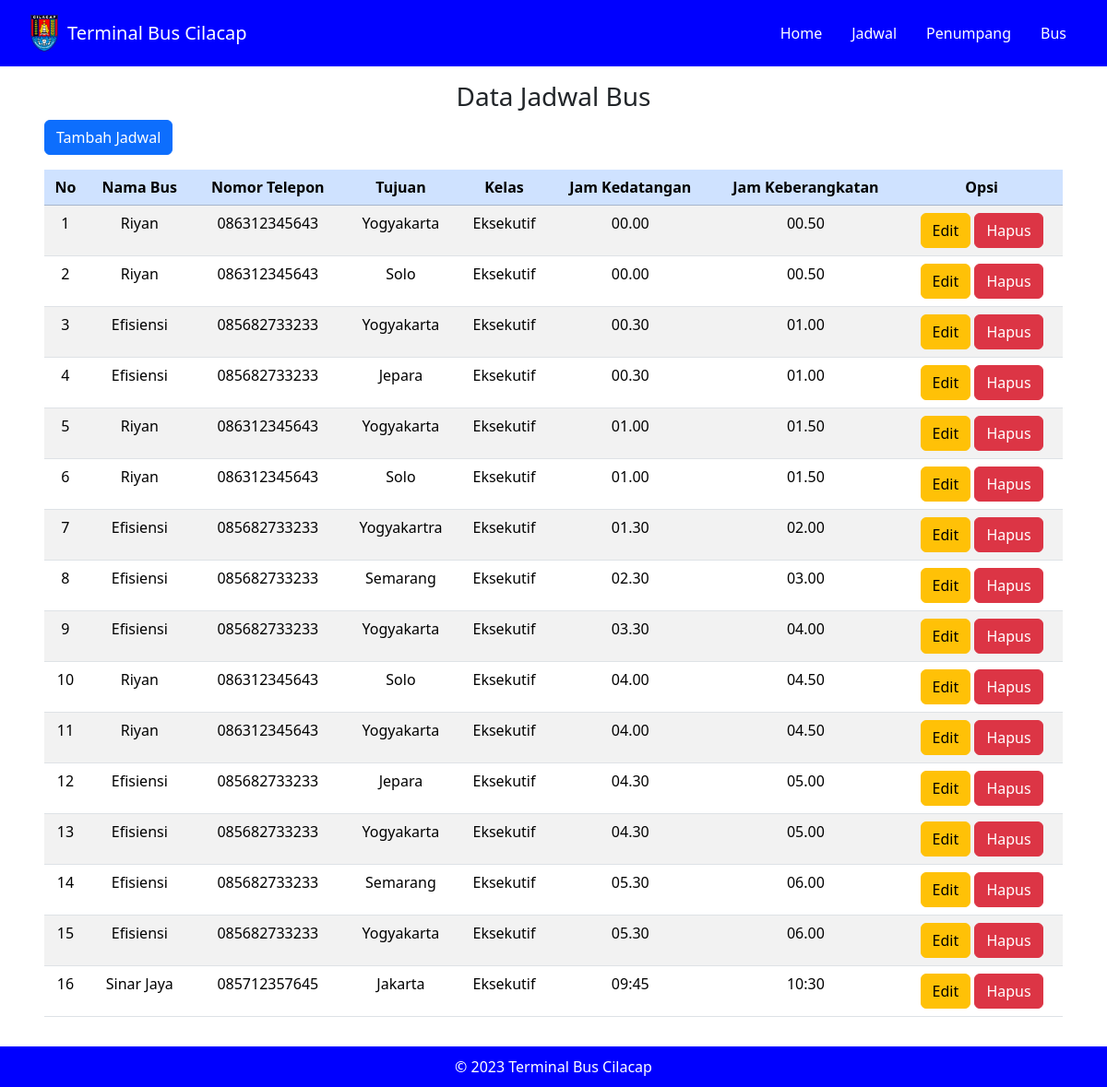
/views/jadwal/index.php, run on the app's committed database.
### tables this page shows
CREATE TABLE `jadwal` (
  `id_jadwal` int NOT NULL,
  `id_bus` int NOT NULL,
  `tujuan` varchar(255) NOT NULL,
  `kelas` varchar(255) NOT NULL,
  `jam_datang` varchar(255) NOT NULL,
  `jam_berangkat` varchar(255) NOT NULL
);

CREATE TABLE `bus` (
  `id_bus` int NOT NULL,
  `nama_bus` varchar(20) NOT NULL,
  `nomor_telpon` varchar(20) NOT NULL
);

### controllers/JadwalController.php (called while the page is built, shortened)
<?php
include_once '../../models/jadwal.php';
class JadwalController
{
    private $model;
    public function __construct($db)
    {
        $this->model = new Jadwal($db);
    }
    public function getAllJadwal()
    {
        return $this->model->getAllJadwal();
    }
}

### models/Jadwal.php (called while the page is built, shortened)
<?php
class Jadwal
{
    private $koneksi;
    public function __construct($db)
    {
        $this->koneksi = $db;
    }
    public function getAllJadwal()
    {
        $query = "SELECT * FROM jadwal";
        $result = mysqli_query($this->koneksi, $query);
        return $result;
    }
}

### controllers/BusController.php (called while the page is built, shortened)
<?php
include_once '../../models/bus.php';
class BusController
{
    private $model;
    public function __construct($db)
    {
        $this->model = new Bus($db);
    }
    public function getBusById($id_bus)
    {
        return $this->model->getBusById($id_bus);
    }
}

### models/Bus.php (called while the page is built, shortened)
<?php
class Bus
{
    private $koneksi;
    public function __construct($db)
    {
        $this->koneksi = $db;
    }
    public function getBusById($id_bus)
    {
        $query = "SELECT * FROM bus WHERE id_bus=$id_bus";
        $result = mysqli_query($this->koneksi, $query);
        return $result;
    }
}

### views/jadwal/index.php (the view, shortened to what this page needs)
<?php
include_once '../../config.php';
include_once '../../controllers/JadwalController.php';
include_once '../../controllers/BusController.php';
require '../../header.php';
$database = new database;
$db = $database->getKoneksi();
$jadwalController = new JadwalController($db);
$jadwal = $jadwalController->getAllJadwal();
$busController = new BusController($db);
?>
<div class="px-5 py-3">
    <h3 class="text-center">Data Jadwal Bus</h3>
    <a href="tambah" class="btn btn-primary mb-3">Tambah Jadwal</a>
    <table class="table table-striped text-center">
        <thead class="table-primary">
            <tr>
                <th>No</th>
                <th>Nama Bus</th>
                <th>Nomor Telepon</th>
                <th>Tujuan</th>
                <th>Kelas</th>
                <th>Jam Kedatangan</th>
                <th>Jam Keberangkatan</th>
                <th>Opsi</th>
            </tr>
        </thead>
        <?php
        $no = 1;
        foreach ($jadwal as $jadwalData) {
            $busData = $busController->getBusById($jadwalData['id_bus']);
            $namaBus = mysqli_fetch_assoc($busData);
        ?>
            <tr>
                <td><?php echo $no++ ?></td>
                <td><?php echo $namaBus['nama_bus']; ?></td>
                <td><?php echo $namaBus['nomor_telpon']; ?></td>
                <td><?php echo $jadwalData['tujuan'] ?></td>
                <td><?php echo $jadwalData['kelas'] ?></td>
                <td><?php echo $jadwalData['jam_datang'] ?></td>
                <td><?php echo $jadwalData['jam_berangkat'] ?></td>
                <td>
                    <a class="btn btn-warning" href="edit_jadwal?id_jadwal=<?php echo $jadwalData['id_jadwal']; ?>">Edit</a>
                    <a class="btn btn-danger" href="hapus_jadwal?id_jadwal=<?php echo $jadwalData['id_jadwal']; ?>" onclick="return confirm('Apakah anda yakin akan menghapus..?')">Hapus</a>
                </td>
            </tr>
        <?php
        }
        ?>
    </table>
</div>
<div style="background-color: blue; color: white; text-align: center; padding: 10px;">
    &copy; 2023 Terminal Bus Cilacap
</div>

### data on the page
jadwal: id_bus.nama_bus "Riyan", id_bus.nomor_telpon "086312345643", tujuan "Yogyakarta", kelas "Eksekutif", jam_datang "00.00", jam_berangkat "00.50"
jadwal: id_bus.nama_bus "Riyan", id_bus.nomor_telpon "086312345643", tujuan "Solo", kelas "Eksekutif", jam_datang "00.00", jam_berangkat "00.50"
jadwal: id_bus.nama_bus "Efisiensi", id_bus.nomor_telpon "085682733233", tujuan "Yogyakarta", kelas "Eksekutif", jam_datang "00.30", jam_berangkat "01.00"
jadwal: id_bus.nama_bus "Efisiensi", id_bus.nomor_telpon "085682733233", tujuan "Jepara", kelas "Eksekutif", jam_datang "00.30", jam_berangkat "01.00"
jadwal: id_bus.nama_bus "Riyan", id_bus.nomor_telpon "086312345643", tujuan "Yogyakarta", kelas "Eksekutif", jam_datang "01.00", jam_berangkat "01.50"
jadwal: id_bus.nama_bus "Riyan", id_bus.nomor_telpon "086312345643", tujuan "Solo", kelas "Eksekutif", jam_datang "01.00", jam_berangkat "01.50"
jadwal: id_bus.nama_bus "Efisiensi", id_bus.nomor_telpon "085682733233", tujuan "Yogyakartra", kelas "Eksekutif", jam_datang "01.30", jam_berangkat "02.00"
jadwal: id_bus.nama_bus "Efisiensi", id_bus.nomor_telpon "085682733233", tujuan "Semarang", kelas "Eksekutif", jam_datang "02.30", jam_berangkat "03.00"
jadwal: id_bus.nama_bus "Efisiensi", id_bus.nomor_telpon "085682733233", tujuan "Yogyakarta", kelas "Eksekutif", jam_datang "03.30", jam_berangkat "04.00"
jadwal: id_bus.nama_bus "Riyan", id_bus.nomor_telpon "086312345643", tujuan "Solo", kelas "Eksekutif", jam_datang "04.00", jam_berangkat "04.50"
jadwal: id_bus.nama_bus "Riyan", id_bus.nomor_telpon "086312345643", tujuan "Yogyakarta", kelas "Eksekutif", jam_datang "04.00", jam_berangkat "04.50"
jadwal: id_bus.nama_bus "Efisiensi", id_bus.nomor_telpon "085682733233", tujuan "Jepara", kelas "Eksekutif", jam_datang "04.30", jam_berangkat "05.00"
jadwal: id_bus.nama_bus "Efisiensi", id_bus.nomor_telpon "085682733233", tujuan "Yogyakarta", kelas "Eksekutif", jam_datang "04.30", jam_berangkat "05.00"
jadwal: id_bus.nama_bus "Efisiensi", id_bus.nomor_telpon "085682733233", tujuan "Semarang", kelas "Eksekutif", jam_datang "05.30", jam_berangkat "06.00"
jadwal: id_bus.nama_bus "Efisiensi", id_bus.nomor_telpon "085682733233", tujuan "Yogyakarta", kelas "Eksekutif", jam_datang "05.30", jam_berangkat "06.00"
jadwal: id_bus.nama_bus "Sinar Jaya", id_bus.nomor_telpon "085712357645", tujuan "Jakarta", kelas "Eksekutif", jam_datang "09:45", jam_berangkat "10:30"
